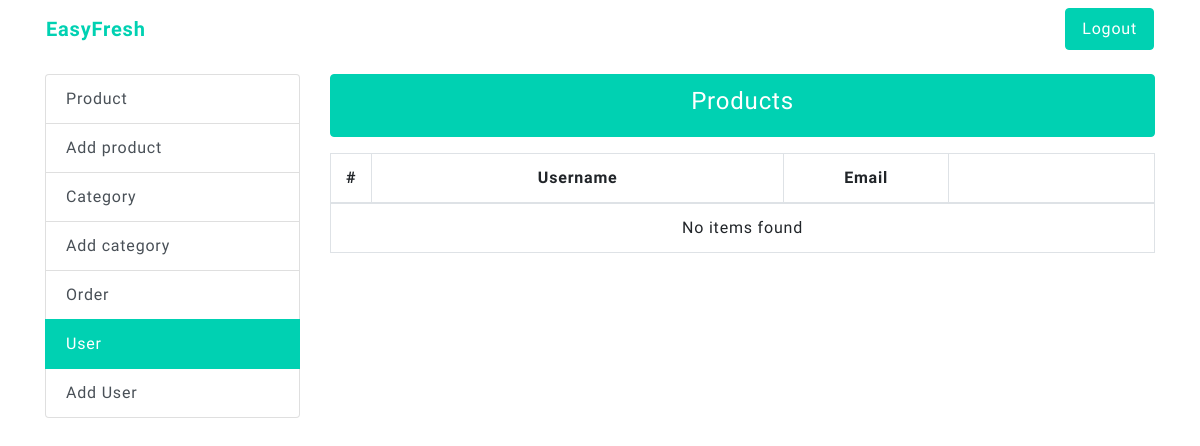
Before: /admin/users.php (signed in) with the older database file.
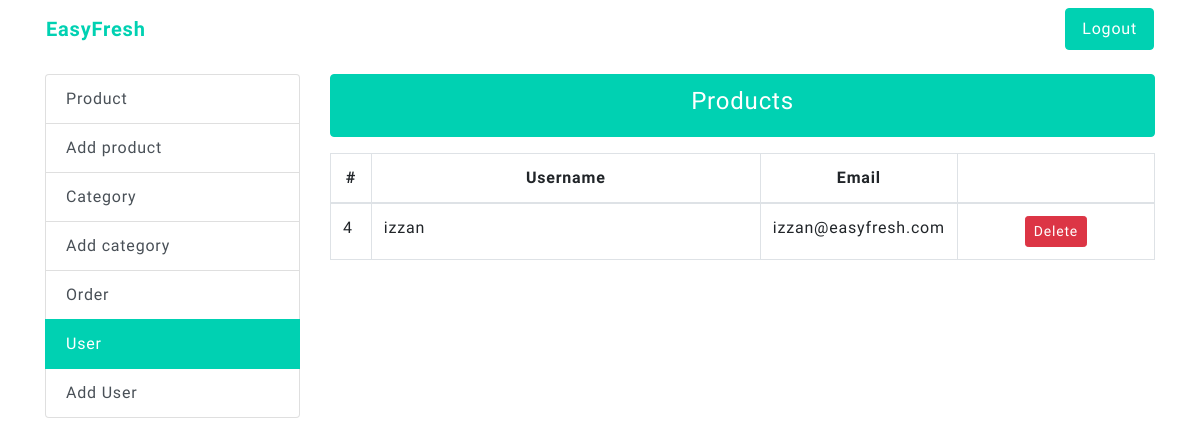
After: the same page with the newer database file.
### tables this page shows
CREATE TABLE `users` (
  `id` int(11) NOT NULL,
  `username` varchar(255) NOT NULL,
  `email` varchar(255) NOT NULL,
  `password` varchar(255) NOT NULL
);

### admin/functions/users.php (called while the page is built)
<?php
require_once($_SERVER['DOCUMENT_ROOT'].'/database-connection.php');
$email = $_SESSION['email'];
$sql = "SELECT * FROM users WHERE email <> '$email'";
$users = $conn->query($sql);

### admin/users.php (the view, shortened to what this page needs)
<?php
$current_page = 'users';
require_once($_SERVER['DOCUMENT_ROOT'].'/admin/functions/users.php');
?>
<?php require_once($_SERVER['DOCUMENT_ROOT'].'/partials/header.php') ?>
<div class="container">
	<div class="row mb-3">
		<?php require_once($abs_path.'/admin/partials/navigation.php') ?>
	</div>
	<div class="row">
		<div class="col-sm-3">
			<?php require_once($abs_path.'/admin/partials/sidebar-menu.php') ?>
		</div>
		<div class="col-sm-9">
			<ul class="list-group mb-3">
				<li class="list-group-item active text-center">
					<h4>Products</h4>
				</li>
			</ul>
			<div class="row">
				<div class="col-12">
					<table class="table table-bordered">
						<thead>
							<tr>
								<th class="text-center" width="5%">#</th>
								<th class="text-center" width="50%">Username</th>
								<th class="text-center" width="20%">Email</th>
								<th class="text-center" width="25%"></th>
							</tr>
						</thead>
						<tbody>
							<?php if ($users->num_rows > 0) : ?>
								<?php while($row = $users->fetch_assoc()) : ?>
								<tr>
									<td><?php echo $row["id"] ?></td>
									<td><?php echo $row["username"] ?></td>
									<td><?php echo $row["email"] ?></td>
									<td class="text-center">
										<a class="btn btn-danger btn-sm" href="/admin/functions/users-delete.php?id=<?php echo $row["id"] ?>">Delete</a>
									</td>
								</tr>
								<?php endwhile ?>
							<?php else : ?>
							<tr>
								<td colspan="4" class="text-center">No items found</td>
							</tr>
							<?php endif ?>
						</tbody>
					</table>
				</div>
			</div>
		</div>
	</div>
</div>
<?php require_once($abs_path.'/partials/footer.php') ?>

### partials/header.php (shortened to what this page needs)
<!DOCTYPE html>
<html lang="en">
<head>
	<link rel="stylesheet" href="https://maxcdn.bootstrapcdn.com/bootstrap/4.0.0-beta/css/bootstrap.min.css">
	<link rel="stylesheet" href="/css/main.css">
</head>
<body>

### admin/partials/navigation.php (shortened to what this page needs)
<nav class="navbar navbar-expand-lg navbar-light w-100">
  <a class="navbar-brand text-fresh font-weight-bold" href="/admin">EasyFresh</a>
  <div class="collapse navbar-collapse" id="navbarSupportedContent">
    <ul class="navbar-nav ml-auto">
      <li class="nav-item">
        <a class="nav-link btn btn-primary text-white" href="/admin/functions/logout.php">Logout</a>
      </li>
    </ul>
  </div>
</nav>

### admin/partials/sidebar-menu.php
<ul class="list-group">
  <a href="/admin" class="list-group-item list-group-item-action <?php echo $current_page == 'products' ? 'active' : ''; ?>">Product</a>
  <a href="/admin/products-create.php" class="list-group-item list-group-item-action <?php echo $current_page == 'products.create' ? 'active' : ''; ?>">Add product</a>
  <a href="/admin/categories.php" class="list-group-item list-group-item-action <?php echo $current_page == 'categories' ? 'active' : ''; ?>">Category</a>
  <a href="/admin/categories-create.php" class="list-group-item list-group-item-action <?php echo $current_page == 'categories.create' ? 'active' : ''; ?>">Add category</a>
  <a href="/admin/orders.php" class="list-group-item list-group-item-action <?php echo $current_page == 'orders' ? 'active' : ''; ?>">Order</a>
  <a href="/admin/users.php" class="list-group-item list-group-item-action <?php echo $current_page == 'users' ? 'active' : ''; ?>">User</a>
  <a href="/admin/users-create.php" class="list-group-item list-group-item-action <?php echo $current_page == 'users.create' ? 'active' : ''; ?>">Add User</a>
</ul>

### partials/footer.php (shortened to what this page needs)
</body>
</html>

### css/main.css (style rules this page uses)
body { font-family: 'Muli'; letter-spacing: 0.05rem; }
.navbar .navbar-nav .nav-item .nav-link { padding-left: 1rem; padding-right: 1rem; }
.btn.btn-primary, .list-group-item.active { background: #00d1b2 !important; border-color: #00d1b2 !important; }
.text-fresh { color: #00d1b2 !important; }
.no-deco, a { text-decoration: none !important; }
a { color: #00d1b2; transition-duration: 300ms; }

Changed rows visible on the page:
added users: id "4", username "izzan", email "izzan@easyfresh.com"
Other visible differences:
text no longer shown: "No items found"
